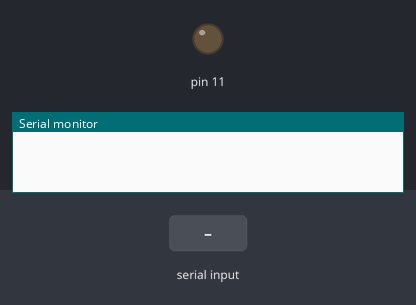
The sketch below on a simulated Arduino Uno, built with avr-gcc and run on an emulated ATmega328P. On the bench: output pins drawn as LEDs (lit = HIGH), the last lines printed to the serial monitor. Dashed ring = blinking. Inputs (shaded band) come from the test bench.

Above: at 1.2 s.
1.3 s: "2" received over Serial
At 1.55 s:
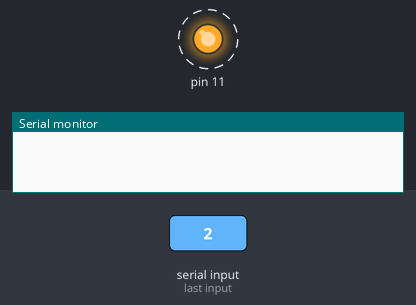
3.1 s: "1" received over Serial
At 5.38 s:
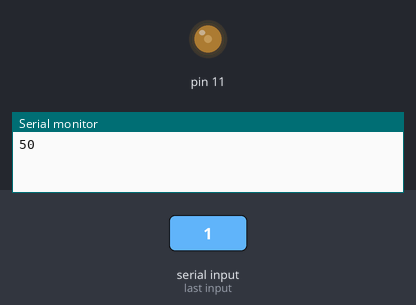
At 11.0 s:
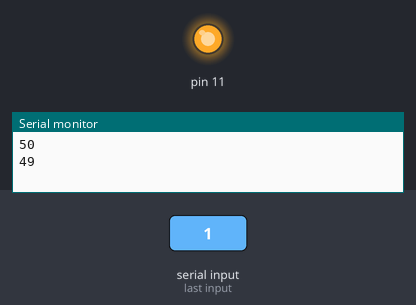
Timing chart, 0 to 12.5 s (numbered marks = the images above; inputs shaded):
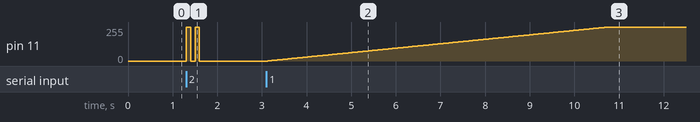

The sketch:

hwang_s_greed.ino
```cpp
void setup() {
  // put your setup code here, to run once:
  Serial.begin(9600);
  pinMode(11, OUTPUT);
}

void loop() {
  // put your main code here, to run repeatedly:
  if(Serial.available()>0){// 수신된게 있을때만 다음 실행
    int data = Serial.read();
    if(data == 49){ //1이 입력되면, 1의 아스키 코드 49
  for(int i = 0; i< 255; i++){ //PWM 제어 ?
    analogWrite(11, i);
    delay(30);
  }
    }
    else if(data == 50){
      digitalWrite(11, HIGH);
      delay(100);
      digitalWrite(11, LOW);
      delay(100);
      digitalWrite(11, HIGH);
      delay(100);
      digitalWrite(11, LOW);
      delay(100);
    }
    else if(data == 51){
      digitalWrite(11, LOW);
    }
    Serial.println(data);
  }
}
```

Measured:
- after the input at 1.3 s, pin 11: alternates 255/255 for 0.10 s and 0/255 for 0.10 s, 4 changes in all, then stays 0/255, starting at once
- after the input at 3.1 s, pin 11: moves from 0/255 to 254/255 over 7.6 s, starting at once
